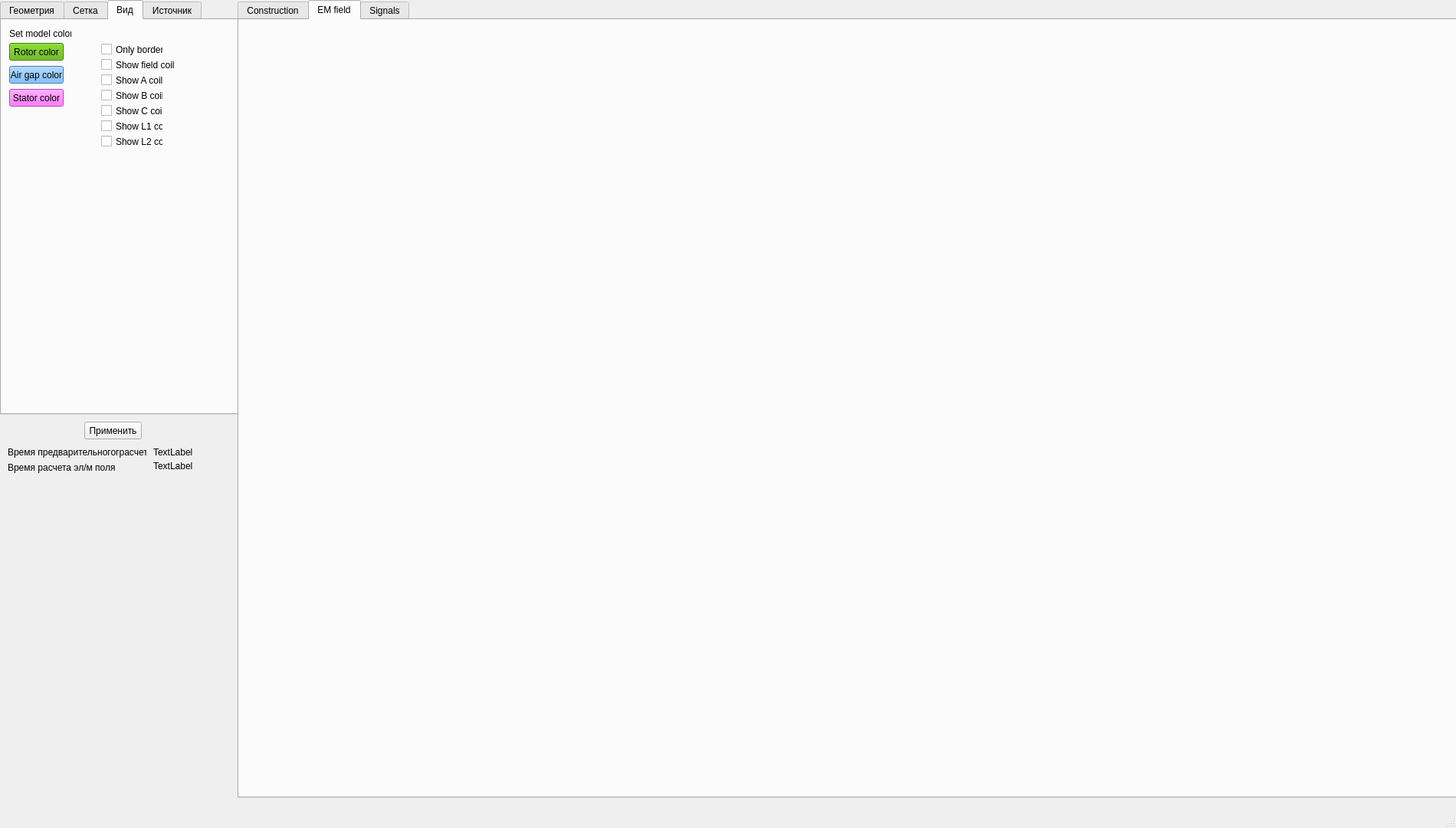
<?xml version="1.0" encoding="UTF-8"?>
<ui version="4.0">
 <class>MainWindow</class>
 <widget class="QMainWindow" name="MainWindow">
  <property name="geometry">
   <rect>
    <x>0</x>
    <y>0</y>
    <width>1900</width>
    <height>1080</height>
   </rect>
  </property>
  <property name="windowTitle">
   <string>MainWindow</string>
  </property>
  <widget class="QWidget" name="centralwidget">
   <widget class="QTabWidget" name="tabWidget">
    <property name="geometry">
     <rect>
      <x>0</x>
      <y>0</y>
      <width>311</width>
      <height>541</height>
     </rect>
    </property>
    <property name="currentIndex">
     <number>2</number>
    </property>
    <property name="tabBarAutoHide">
     <bool>true</bool>
    </property>
    <widget class="QWidget" name="tab_3">
     <attribute name="title">
      <string>Геометрия</string>
     </attribute>
     <widget class="QLabel" name="label_17">
      <property name="geometry">
       <rect>
        <x>30</x>
        <y>10</y>
        <width>31</width>
        <height>16</height>
       </rect>
      </property>
      <property name="text">
       <string>Stator</string>
      </property>
     </widget>
     <widget class="QLabel" name="label_19">
      <property name="geometry">
       <rect>
        <x>10</x>
        <y>30</y>
        <width>41</width>
        <height>16</height>
       </rect>
      </property>
      <property name="text">
       <string>Stator D</string>
      </property>
     </widget>
     <widget class="QDoubleSpinBox" name="SB_stator_d">
      <property name="geometry">
       <rect>
        <x>70</x>
        <y>30</y>
        <width>62</width>
        <height>22</height>
       </rect>
      </property>
      <property name="decimals">
       <number>4</number>
      </property>
      <property name="singleStep">
       <double>0.010000000000000</double>
      </property>
     </widget>
     <widget class="QLabel" name="label_32">
      <property name="geometry">
       <rect>
        <x>10</x>
        <y>430</y>
        <width>21</width>
        <height>20</height>
       </rect>
      </property>
      <property name="text">
       <string>L</string>
      </property>
     </widget>
     <widget class="QDoubleSpinBox" name="SB_stator_l">
      <property name="geometry">
       <rect>
        <x>70</x>
        <y>430</y>
        <width>62</width>
        <height>21</height>
       </rect>
      </property>
      <property name="decimals">
       <number>4</number>
      </property>
     </widget>
     <widget class="QDoubleSpinBox" name="SB_air_gap">
      <property name="enabled">
       <bool>true</bool>
      </property>
      <property name="geometry">
       <rect>
        <x>70</x>
        <y>450</y>
        <width>62</width>
        <height>21</height>
       </rect>
      </property>
      <property name="wrapping">
       <bool>false</bool>
      </property>
      <property name="readOnly">
       <bool>false</bool>
      </property>
      <property name="decimals">
       <number>4</number>
      </property>
     </widget>
     <widget class="QLabel" name="label_35">
      <property name="geometry">
       <rect>
        <x>140</x>
        <y>50</y>
        <width>61</width>
        <height>16</height>
       </rect>
      </property>
      <property name="text">
       <string>slot_angle</string>
      </property>
     </widget>
     <widget class="QLabel" name="label_34">
      <property name="geometry">
       <rect>
        <x>140</x>
        <y>30</y>
        <width>51</width>
        <height>16</height>
       </rect>
      </property>
      <property name="text">
       <string>pin_angle</string>
      </property>
     </widget>
     <widget class="QLabel" name="label_57">
      <property name="geometry">
       <rect>
        <x>10</x>
        <y>450</y>
        <width>41</width>
        <height>16</height>
       </rect>
      </property>
      <property name="text">
       <string>Air gap</string>
      </property>
     </widget>
     <widget class="QSpinBox" name="SB_stator_num_slot">
      <property name="geometry">
       <rect>
        <x>90</x>
        <y>52</y>
        <width>42</width>
        <height>20</height>
       </rect>
      </property>
      <property name="whatsThis">
       <string>&lt;html&gt;&lt;head/&gt;&lt;body&gt;&lt;p&gt;plot syle&lt;/p&gt;&lt;/body&gt;&lt;/html&gt;</string>
      </property>
     </widget>
     <widget class="QLabel" name="label_14">
      <property name="geometry">
       <rect>
        <x>10</x>
        <y>50</y>
        <width>51</width>
        <height>16</height>
       </rect>
      </property>
      <property name="text">
       <string>Num Slot</string>
      </property>
     </widget>
     <widget class="QDoubleSpinBox" name="SB_stator_slot_h">
      <property name="geometry">
       <rect>
        <x>70</x>
        <y>72</y>
        <width>62</width>
        <height>20</height>
       </rect>
      </property>
      <property name="decimals">
       <number>4</number>
      </property>
      <property name="singleStep">
       <double>0.010000000000000</double>
      </property>
     </widget>
     <widget class="QDoubleSpinBox" name="SB_stator_slot_b">
      <property name="geometry">
       <rect>
        <x>70</x>
        <y>92</y>
        <width>62</width>
        <height>20</height>
       </rect>
      </property>
      <property name="decimals">
       <number>4</number>
      </property>
      <property name="singleStep">
       <double>0.010000000000000</double>
      </property>
     </widget>
     <widget class="QDoubleSpinBox" name="SB_stator_slot_w">
      <property name="geometry">
       <rect>
        <x>70</x>
        <y>112</y>
        <width>62</width>
        <height>20</height>
       </rect>
      </property>
      <property name="decimals">
       <number>4</number>
      </property>
      <property name="singleStep">
       <double>0.010000000000000</double>
      </property>
     </widget>
     <widget class="QSpinBox" name="SB_stator_coil_layer">
      <property name="geometry">
       <rect>
        <x>90</x>
        <y>132</y>
        <width>42</width>
        <height>20</height>
       </rect>
      </property>
      <property name="whatsThis">
       <string>&lt;html&gt;&lt;head/&gt;&lt;body&gt;&lt;p&gt;plot syle&lt;/p&gt;&lt;/body&gt;&lt;/html&gt;</string>
      </property>
     </widget>
     <widget class="QSpinBox" name="SB_stator_slot_shift">
      <property name="geometry">
       <rect>
        <x>90</x>
        <y>152</y>
        <width>42</width>
        <height>20</height>
       </rect>
      </property>
      <property name="whatsThis">
       <string>&lt;html&gt;&lt;head/&gt;&lt;body&gt;&lt;p&gt;plot syle&lt;/p&gt;&lt;/body&gt;&lt;/html&gt;</string>
      </property>
     </widget>
     <widget class="QLabel" name="label_58">
      <property name="geometry">
       <rect>
        <x>10</x>
        <y>150</y>
        <width>51</width>
        <height>16</height>
       </rect>
      </property>
      <property name="text">
       <string>Slot shift</string>
      </property>
     </widget>
     <widget class="QLabel" name="label_15">
      <property name="geometry">
       <rect>
        <x>10</x>
        <y>70</y>
        <width>41</width>
        <height>16</height>
       </rect>
      </property>
      <property name="text">
       <string>Slot H</string>
      </property>
     </widget>
     <widget class="QLabel" name="label_16">
      <property name="geometry">
       <rect>
        <x>10</x>
        <y>90</y>
        <width>41</width>
        <height>16</height>
       </rect>
      </property>
      <property name="text">
       <string>Slot B</string>
      </property>
     </widget>
     <widget class="QLabel" name="label_18">
      <property name="geometry">
       <rect>
        <x>10</x>
        <y>110</y>
        <width>51</width>
        <height>16</height>
       </rect>
      </property>
      <property name="text">
       <string>Slot w</string>
      </property>
     </widget>
     <widget class="QLabel" name="label_20">
      <property name="geometry">
       <rect>
        <x>10</x>
        <y>130</y>
        <width>51</width>
        <height>16</height>
       </rect>
      </property>
      <property name="text">
       <string>Coil layer</string>
      </property>
     </widget>
     <widget class="Line" name="line">
      <property name="geometry">
       <rect>
        <x>10</x>
        <y>190</y>
        <width>261</width>
        <height>16</height>
       </rect>
      </property>
      <property name="lineWidth">
       <number>2</number>
      </property>
      <property name="orientation">
       <enum>Qt::Horizontal</enum>
      </property>
     </widget>
     <widget class="QLabel" name="label_25">
      <property name="geometry">
       <rect>
        <x>20</x>
        <y>200</y>
        <width>31</width>
        <height>16</height>
       </rect>
      </property>
      <property name="text">
       <string>Rotor</string>
      </property>
     </widget>
     <widget class="QDoubleSpinBox" name="SB_rotor_d">
      <property name="geometry">
       <rect>
        <x>70</x>
        <y>220</y>
        <width>62</width>
        <height>21</height>
       </rect>
      </property>
      <property name="decimals">
       <number>4</number>
      </property>
      <property name="singleStep">
       <double>0.010000000000000</double>
      </property>
     </widget>
     <widget class="QLabel" name="label_26">
      <property name="geometry">
       <rect>
        <x>10</x>
        <y>220</y>
        <width>41</width>
        <height>16</height>
       </rect>
      </property>
      <property name="text">
       <string>Rotor D</string>
      </property>
     </widget>
     <widget class="QLabel" name="label_22">
      <property name="geometry">
       <rect>
        <x>10</x>
        <y>240</y>
        <width>51</width>
        <height>16</height>
       </rect>
      </property>
      <property name="text">
       <string>Work Slot</string>
      </property>
     </widget>
     <widget class="QSpinBox" name="SB_rotor_num_slot">
      <property name="geometry">
       <rect>
        <x>90</x>
        <y>240</y>
        <width>42</width>
        <height>20</height>
       </rect>
      </property>
      <property name="whatsThis">
       <string>&lt;html&gt;&lt;head/&gt;&lt;body&gt;&lt;p&gt;plot syle&lt;/p&gt;&lt;/body&gt;&lt;/html&gt;</string>
      </property>
     </widget>
     <widget class="QDoubleSpinBox" name="SB_rotor_slot_h">
      <property name="geometry">
       <rect>
        <x>70</x>
        <y>280</y>
        <width>62</width>
        <height>20</height>
       </rect>
      </property>
      <property name="decimals">
       <number>4</number>
      </property>
      <property name="singleStep">
       <double>0.010000000000000</double>
      </property>
     </widget>
     <widget class="QDoubleSpinBox" name="SB_rotor_slot_b">
      <property name="geometry">
       <rect>
        <x>70</x>
        <y>300</y>
        <width>62</width>
        <height>20</height>
       </rect>
      </property>
      <property name="decimals">
       <number>4</number>
      </property>
      <property name="singleStep">
       <double>0.010000000000000</double>
      </property>
     </widget>
     <widget class="QDoubleSpinBox" name="SB_rotor_slot_w">
      <property name="geometry">
       <rect>
        <x>70</x>
        <y>320</y>
        <width>62</width>
        <height>21</height>
       </rect>
      </property>
      <property name="decimals">
       <number>4</number>
      </property>
      <property name="singleStep">
       <double>0.010000000000000</double>
      </property>
      <property name="value">
       <double>0.000000000000000</double>
      </property>
     </widget>
     <widget class="QSpinBox" name="SB_rotor_coil_layer">
      <property name="geometry">
       <rect>
        <x>90</x>
        <y>340</y>
        <width>42</width>
        <height>20</height>
       </rect>
      </property>
      <property name="whatsThis">
       <string>&lt;html&gt;&lt;head/&gt;&lt;body&gt;&lt;p&gt;plot syle&lt;/p&gt;&lt;/body&gt;&lt;/html&gt;</string>
      </property>
     </widget>
     <widget class="QLabel" name="label_27">
      <property name="geometry">
       <rect>
        <x>10</x>
        <y>280</y>
        <width>41</width>
        <height>16</height>
       </rect>
      </property>
      <property name="text">
       <string>Slot H</string>
      </property>
     </widget>
     <widget class="QLabel" name="label_24">
      <property name="geometry">
       <rect>
        <x>10</x>
        <y>300</y>
        <width>41</width>
        <height>16</height>
       </rect>
      </property>
      <property name="text">
       <string>Slot B</string>
      </property>
     </widget>
     <widget class="QLabel" name="label_23">
      <property name="geometry">
       <rect>
        <x>10</x>
        <y>320</y>
        <width>51</width>
        <height>16</height>
       </rect>
      </property>
      <property name="text">
       <string>Slot w</string>
      </property>
     </widget>
     <widget class="QLabel" name="label_21">
      <property name="geometry">
       <rect>
        <x>10</x>
        <y>340</y>
        <width>51</width>
        <height>16</height>
       </rect>
      </property>
      <property name="text">
       <string>Coil layer</string>
      </property>
     </widget>
     <widget class="QSpinBox" name="SB_rotor_total_num_slot">
      <property name="geometry">
       <rect>
        <x>90</x>
        <y>260</y>
        <width>42</width>
        <height>21</height>
       </rect>
      </property>
      <property name="whatsThis">
       <string>&lt;html&gt;&lt;head/&gt;&lt;body&gt;&lt;p&gt;plot syle&lt;/p&gt;&lt;/body&gt;&lt;/html&gt;</string>
      </property>
     </widget>
     <widget class="QLabel" name="label_28">
      <property name="geometry">
       <rect>
        <x>10</x>
        <y>260</y>
        <width>51</width>
        <height>16</height>
       </rect>
      </property>
      <property name="text">
       <string>Total Slot</string>
      </property>
     </widget>
     <widget class="QLabel" name="label_56">
      <property name="geometry">
       <rect>
        <x>140</x>
        <y>220</y>
        <width>51</width>
        <height>16</height>
       </rect>
      </property>
      <property name="text">
       <string>pin_angle</string>
      </property>
     </widget>
     <widget class="QLabel" name="label_54">
      <property name="geometry">
       <rect>
        <x>140</x>
        <y>240</y>
        <width>61</width>
        <height>16</height>
       </rect>
      </property>
      <property name="text">
       <string>slot_angle</string>
      </property>
     </widget>
     <widget class="QSpinBox" name="SB_N_poles">
      <property name="geometry">
       <rect>
        <x>90</x>
        <y>360</y>
        <width>42</width>
        <height>20</height>
       </rect>
      </property>
      <property name="whatsThis">
       <string>&lt;html&gt;&lt;head/&gt;&lt;body&gt;&lt;p&gt;plot syle&lt;/p&gt;&lt;/body&gt;&lt;/html&gt;</string>
      </property>
     </widget>
     <widget class="QLabel" name="label_59">
      <property name="geometry">
       <rect>
        <x>10</x>
        <y>360</y>
        <width>51</width>
        <height>16</height>
       </rect>
      </property>
      <property name="text">
       <string>N poles</string>
      </property>
     </widget>
     <widget class="QLabel" name="label_76">
      <property name="geometry">
       <rect>
        <x>20</x>
        <y>410</y>
        <width>41</width>
        <height>16</height>
       </rect>
      </property>
      <property name="text">
       <string>General</string>
      </property>
     </widget>
     <widget class="Line" name="line_2">
      <property name="geometry">
       <rect>
        <x>10</x>
        <y>400</y>
        <width>261</width>
        <height>16</height>
       </rect>
      </property>
      <property name="lineWidth">
       <number>2</number>
      </property>
      <property name="orientation">
       <enum>Qt::Horizontal</enum>
      </property>
     </widget>
     <widget class="QLabel" name="stator_pin_angle">
      <property name="geometry">
       <rect>
        <x>210</x>
        <y>30</y>
        <width>47</width>
        <height>14</height>
       </rect>
      </property>
      <property name="text">
       <string>TextLabel</string>
      </property>
     </widget>
     <widget class="QLabel" name="stator_slot_angle">
      <property name="geometry">
       <rect>
        <x>210</x>
        <y>50</y>
        <width>47</width>
        <height>14</height>
       </rect>
      </property>
      <property name="text">
       <string>TextLabel</string>
      </property>
     </widget>
     <widget class="QLabel" name="rotor_slot_angle">
      <property name="geometry">
       <rect>
        <x>220</x>
        <y>240</y>
        <width>47</width>
        <height>14</height>
       </rect>
      </property>
      <property name="text">
       <string>TextLabel</string>
      </property>
     </widget>
     <widget class="QLabel" name="rotor_pin_angle">
      <property name="geometry">
       <rect>
        <x>220</x>
        <y>220</y>
        <width>47</width>
        <height>14</height>
       </rect>
      </property>
      <property name="text">
       <string>TextLabel</string>
      </property>
     </widget>
     <widget class="QDoubleSpinBox" name="SB_a0">
      <property name="enabled">
       <bool>true</bool>
      </property>
      <property name="geometry">
       <rect>
        <x>70</x>
        <y>470</y>
        <width>62</width>
        <height>21</height>
       </rect>
      </property>
      <property name="wrapping">
       <bool>false</bool>
      </property>
      <property name="readOnly">
       <bool>false</bool>
      </property>
      <property name="decimals">
       <number>4</number>
      </property>
      <property name="maximum">
       <double>360.000000000000000</double>
      </property>
     </widget>
     <widget class="QLabel" name="label_60">
      <property name="geometry">
       <rect>
        <x>10</x>
        <y>470</y>
        <width>41</width>
        <height>16</height>
       </rect>
      </property>
      <property name="text">
       <string>a0</string>
      </property>
     </widget>
    </widget>
    <widget class="QWidget" name="tab">
     <attribute name="title">
      <string>Сетка</string>
     </attribute>
     <widget class="QLabel" name="label_39">
      <property name="geometry">
       <rect>
        <x>10</x>
        <y>30</y>
        <width>61</width>
        <height>20</height>
       </rect>
      </property>
      <property name="text">
       <string>Rotor wedgel</string>
      </property>
     </widget>
     <widget class="QLabel" name="label_40">
      <property name="geometry">
       <rect>
        <x>10</x>
        <y>50</y>
        <width>81</width>
        <height>20</height>
       </rect>
      </property>
      <property name="text">
       <string>Rotor armatue</string>
      </property>
     </widget>
     <widget class="QLabel" name="label_42">
      <property name="geometry">
       <rect>
        <x>10</x>
        <y>70</y>
        <width>71</width>
        <height>20</height>
       </rect>
      </property>
      <property name="text">
       <string>Rotor body</string>
      </property>
     </widget>
     <widget class="QLabel" name="label_43">
      <property name="geometry">
       <rect>
        <x>10</x>
        <y>110</y>
        <width>71</width>
        <height>20</height>
       </rect>
      </property>
      <property name="text">
       <string>Stator wedge</string>
      </property>
     </widget>
     <widget class="QLabel" name="label_44">
      <property name="geometry">
       <rect>
        <x>10</x>
        <y>130</y>
        <width>81</width>
        <height>20</height>
       </rect>
      </property>
      <property name="text">
       <string>Stator armatue</string>
      </property>
     </widget>
     <widget class="QLabel" name="label_45">
      <property name="geometry">
       <rect>
        <x>10</x>
        <y>150</y>
        <width>71</width>
        <height>20</height>
       </rect>
      </property>
      <property name="text">
       <string>Stator body</string>
      </property>
     </widget>
     <widget class="QLabel" name="label_41">
      <property name="geometry">
       <rect>
        <x>10</x>
        <y>10</y>
        <width>51</width>
        <height>20</height>
       </rect>
      </property>
      <property name="text">
       <string>Num level</string>
      </property>
     </widget>
     <widget class="QSpinBox" name="SB_rotor_wedge_level">
      <property name="geometry">
       <rect>
        <x>100</x>
        <y>30</y>
        <width>42</width>
        <height>22</height>
       </rect>
      </property>
      <property name="whatsThis">
       <string>&lt;html&gt;&lt;head/&gt;&lt;body&gt;&lt;p&gt;plot syle&lt;/p&gt;&lt;/body&gt;&lt;/html&gt;</string>
      </property>
     </widget>
     <widget class="QSpinBox" name="SB_rotor_arm_level">
      <property name="geometry">
       <rect>
        <x>100</x>
        <y>50</y>
        <width>42</width>
        <height>22</height>
       </rect>
      </property>
      <property name="whatsThis">
       <string>&lt;html&gt;&lt;head/&gt;&lt;body&gt;&lt;p&gt;plot syle&lt;/p&gt;&lt;/body&gt;&lt;/html&gt;</string>
      </property>
     </widget>
     <widget class="QSpinBox" name="SB_rotor_body_level">
      <property name="geometry">
       <rect>
        <x>100</x>
        <y>70</y>
        <width>42</width>
        <height>22</height>
       </rect>
      </property>
      <property name="whatsThis">
       <string>&lt;html&gt;&lt;head/&gt;&lt;body&gt;&lt;p&gt;plot syle&lt;/p&gt;&lt;/body&gt;&lt;/html&gt;</string>
      </property>
     </widget>
     <widget class="QSpinBox" name="SB_stator_wedge_level">
      <property name="geometry">
       <rect>
        <x>100</x>
        <y>110</y>
        <width>42</width>
        <height>22</height>
       </rect>
      </property>
      <property name="whatsThis">
       <string>&lt;html&gt;&lt;head/&gt;&lt;body&gt;&lt;p&gt;plot syle&lt;/p&gt;&lt;/body&gt;&lt;/html&gt;</string>
      </property>
     </widget>
     <widget class="QSpinBox" name="SB_stator_arm_level">
      <property name="geometry">
       <rect>
        <x>100</x>
        <y>130</y>
        <width>42</width>
        <height>21</height>
       </rect>
      </property>
      <property name="whatsThis">
       <string>&lt;html&gt;&lt;head/&gt;&lt;body&gt;&lt;p&gt;plot syle&lt;/p&gt;&lt;/body&gt;&lt;/html&gt;</string>
      </property>
     </widget>
     <widget class="QSpinBox" name="SB_stator_body_level">
      <property name="geometry">
       <rect>
        <x>100</x>
        <y>150</y>
        <width>42</width>
        <height>21</height>
       </rect>
      </property>
      <property name="whatsThis">
       <string>&lt;html&gt;&lt;head/&gt;&lt;body&gt;&lt;p&gt;plot syle&lt;/p&gt;&lt;/body&gt;&lt;/html&gt;</string>
      </property>
     </widget>
     <widget class="QLabel" name="label_46">
      <property name="geometry">
       <rect>
        <x>10</x>
        <y>170</y>
        <width>71</width>
        <height>20</height>
       </rect>
      </property>
      <property name="text">
       <string>Stator air</string>
      </property>
     </widget>
     <widget class="QSpinBox" name="SB_stator_air_level">
      <property name="geometry">
       <rect>
        <x>100</x>
        <y>170</y>
        <width>42</width>
        <height>21</height>
       </rect>
      </property>
      <property name="whatsThis">
       <string>&lt;html&gt;&lt;head/&gt;&lt;body&gt;&lt;p&gt;plot syle&lt;/p&gt;&lt;/body&gt;&lt;/html&gt;</string>
      </property>
     </widget>
     <widget class="QSpinBox" name="SB_grid_mark_size">
      <property name="geometry">
       <rect>
        <x>100</x>
        <y>210</y>
        <width>42</width>
        <height>21</height>
       </rect>
      </property>
      <property name="whatsThis">
       <string>&lt;html&gt;&lt;head/&gt;&lt;body&gt;&lt;p&gt;plot syle&lt;/p&gt;&lt;/body&gt;&lt;/html&gt;</string>
      </property>
     </widget>
     <widget class="QLabel" name="label_47">
      <property name="geometry">
       <rect>
        <x>10</x>
        <y>210</y>
        <width>91</width>
        <height>20</height>
       </rect>
      </property>
      <property name="text">
       <string>Grid_mark_size</string>
      </property>
     </widget>
    </widget>
    <widget class="QWidget" name="tab_2">
     <attribute name="title">
      <string>Вид</string>
     </attribute>
     <widget class="QLabel" name="label_36">
      <property name="geometry">
       <rect>
        <x>10</x>
        <y>10</y>
        <width>81</width>
        <height>16</height>
       </rect>
      </property>
      <property name="text">
       <string>Set model colors</string>
      </property>
     </widget>
     <widget class="QPushButton" name="PB_rotor_color">
      <property name="geometry">
       <rect>
        <x>10</x>
        <y>30</y>
        <width>71</width>
        <height>23</height>
       </rect>
      </property>
      <property name="layoutDirection">
       <enum>Qt::LeftToRight</enum>
      </property>
      <property name="autoFillBackground">
       <bool>false</bool>
      </property>
      <property name="styleSheet">
       <string notr="true">background-color: rgb(85, 170, 0);</string>
      </property>
      <property name="text">
       <string>Rotor color</string>
      </property>
      <property name="autoDefault">
       <bool>false</bool>
      </property>
     </widget>
     <widget class="QPushButton" name="PB_air_gap_color">
      <property name="geometry">
       <rect>
        <x>10</x>
        <y>60</y>
        <width>71</width>
        <height>23</height>
       </rect>
      </property>
      <property name="autoFillBackground">
       <bool>false</bool>
      </property>
      <property name="styleSheet">
       <string notr="true">background-color: rgb(85, 170, 255);</string>
      </property>
      <property name="text">
       <string>Air gap color</string>
      </property>
     </widget>
     <widget class="QPushButton" name="PB_stator_color">
      <property name="geometry">
       <rect>
        <x>10</x>
        <y>90</y>
        <width>71</width>
        <height>23</height>
       </rect>
      </property>
      <property name="autoFillBackground">
       <bool>false</bool>
      </property>
      <property name="styleSheet">
       <string notr="true">background-color: rgb(255, 85, 255);</string>
      </property>
      <property name="text">
       <string>Stator color</string>
      </property>
     </widget>
     <widget class="QCheckBox" name="only_borders_checkBox">
      <property name="geometry">
       <rect>
        <x>130</x>
        <y>30</y>
        <width>81</width>
        <height>17</height>
       </rect>
      </property>
      <property name="text">
       <string>Only borders</string>
      </property>
     </widget>
     <widget class="QCheckBox" name="show_field_coil_checkBox">
      <property name="geometry">
       <rect>
        <x>130</x>
        <y>50</y>
        <width>101</width>
        <height>17</height>
       </rect>
      </property>
      <property name="text">
       <string>Show field coil</string>
      </property>
     </widget>
     <widget class="QCheckBox" name="show_A_coil_checkBox">
      <property name="geometry">
       <rect>
        <x>130</x>
        <y>70</y>
        <width>81</width>
        <height>17</height>
       </rect>
      </property>
      <property name="text">
       <string>Show A coil</string>
      </property>
     </widget>
     <widget class="QCheckBox" name="show_B_coil_checkBox">
      <property name="geometry">
       <rect>
        <x>130</x>
        <y>90</y>
        <width>81</width>
        <height>17</height>
       </rect>
      </property>
      <property name="text">
       <string>Show B coil</string>
      </property>
     </widget>
     <widget class="QCheckBox" name="show_C_coil_checkBox">
      <property name="geometry">
       <rect>
        <x>130</x>
        <y>110</y>
        <width>81</width>
        <height>17</height>
       </rect>
      </property>
      <property name="text">
       <string>Show C coil</string>
      </property>
     </widget>
     <widget class="QCheckBox" name="show_L1_coil_checkBox">
      <property name="geometry">
       <rect>
        <x>130</x>
        <y>130</y>
        <width>81</width>
        <height>17</height>
       </rect>
      </property>
      <property name="text">
       <string>Show L1 coil</string>
      </property>
     </widget>
     <widget class="QCheckBox" name="show_L2_coil_checkBox">
      <property name="geometry">
       <rect>
        <x>130</x>
        <y>150</y>
        <width>81</width>
        <height>17</height>
       </rect>
      </property>
      <property name="text">
       <string>Show L2 coil</string>
      </property>
     </widget>
    </widget>
    <widget class="QWidget" name="tab_4">
     <attribute name="title">
      <string>Источник</string>
     </attribute>
     <widget class="QDoubleSpinBox" name="SB_Nsh">
      <property name="geometry">
       <rect>
        <x>70</x>
        <y>20</y>
        <width>71</width>
        <height>22</height>
       </rect>
      </property>
      <property name="decimals">
       <number>4</number>
      </property>
      <property name="maximum">
       <double>10000000.000000000000000</double>
      </property>
      <property name="singleStep">
       <double>0.010000000000000</double>
      </property>
     </widget>
     <widget class="QLabel" name="label_29">
      <property name="geometry">
       <rect>
        <x>10</x>
        <y>20</y>
        <width>41</width>
        <height>16</height>
       </rect>
      </property>
      <property name="text">
       <string>Nsh</string>
      </property>
     </widget>
     <widget class="QDoubleSpinBox" name="SB_t_sh">
      <property name="geometry">
       <rect>
        <x>70</x>
        <y>40</y>
        <width>71</width>
        <height>22</height>
       </rect>
      </property>
      <property name="decimals">
       <number>4</number>
      </property>
      <property name="singleStep">
       <double>0.010000000000000</double>
      </property>
     </widget>
     <widget class="QDoubleSpinBox" name="SB_Imax_sin">
      <property name="geometry">
       <rect>
        <x>70</x>
        <y>70</y>
        <width>71</width>
        <height>22</height>
       </rect>
      </property>
      <property name="decimals">
       <number>4</number>
      </property>
      <property name="maximum">
       <double>10000000.000000000000000</double>
      </property>
      <property name="singleStep">
       <double>0.010000000000000</double>
      </property>
     </widget>
     <widget class="QDoubleSpinBox" name="SB_f">
      <property name="geometry">
       <rect>
        <x>70</x>
        <y>90</y>
        <width>71</width>
        <height>22</height>
       </rect>
      </property>
      <property name="decimals">
       <number>4</number>
      </property>
      <property name="singleStep">
       <double>0.010000000000000</double>
      </property>
     </widget>
     <widget class="QDoubleSpinBox" name="SB_Psi_0">
      <property name="geometry">
       <rect>
        <x>70</x>
        <y>110</y>
        <width>71</width>
        <height>22</height>
       </rect>
      </property>
      <property name="decimals">
       <number>4</number>
      </property>
      <property name="maximum">
       <double>360.000000000000000</double>
      </property>
      <property name="singleStep">
       <double>0.010000000000000</double>
      </property>
     </widget>
     <widget class="QLabel" name="label_30">
      <property name="geometry">
       <rect>
        <x>10</x>
        <y>40</y>
        <width>41</width>
        <height>16</height>
       </rect>
      </property>
      <property name="text">
       <string>t_sh</string>
      </property>
     </widget>
     <widget class="QLabel" name="label_31">
      <property name="geometry">
       <rect>
        <x>10</x>
        <y>70</y>
        <width>51</width>
        <height>16</height>
       </rect>
      </property>
      <property name="text">
       <string>Imax_sin</string>
      </property>
     </widget>
     <widget class="QLabel" name="label_33">
      <property name="geometry">
       <rect>
        <x>10</x>
        <y>90</y>
        <width>41</width>
        <height>16</height>
       </rect>
      </property>
      <property name="text">
       <string>f</string>
      </property>
     </widget>
     <widget class="QLabel" name="label_37">
      <property name="geometry">
       <rect>
        <x>10</x>
        <y>110</y>
        <width>41</width>
        <height>16</height>
       </rect>
      </property>
      <property name="text">
       <string>Psi_0</string>
      </property>
     </widget>
     <widget class="QPushButton" name="PB_source_new">
      <property name="geometry">
       <rect>
        <x>110</x>
        <y>470</y>
        <width>75</width>
        <height>23</height>
       </rect>
      </property>
      <property name="text">
       <string>Обновить</string>
      </property>
     </widget>
    </widget>
   </widget>
   <widget class="QTabWidget" name="tabWidget_2">
    <property name="geometry">
     <rect>
      <x>310</x>
      <y>0</y>
      <width>1600</width>
      <height>1041</height>
     </rect>
    </property>
    <property name="currentIndex">
     <number>1</number>
    </property>
    <widget class="QWidget" name="tab_6">
     <attribute name="title">
      <string>Construction</string>
     </attribute>
     <widget class="QCustomPlot" name="CP_Construct" native="true">
      <property name="geometry">
       <rect>
        <x>0</x>
        <y>0</y>
        <width>1600</width>
        <height>1011</height>
       </rect>
      </property>
      <property name="sizePolicy">
       <sizepolicy hsizetype="Preferred" vsizetype="MinimumExpanding">
        <horstretch>0</horstretch>
        <verstretch>0</verstretch>
       </sizepolicy>
      </property>
     </widget>
    </widget>
    <widget class="QWidget" name="tab_5">
     <attribute name="title">
      <string>EM field</string>
     </attribute>
     <widget class="QCustomPlot" name="CP_EM_Field" native="true">
      <property name="geometry">
       <rect>
        <x>0</x>
        <y>0</y>
        <width>1581</width>
        <height>1011</height>
       </rect>
      </property>
      <property name="sizePolicy">
       <sizepolicy hsizetype="Preferred" vsizetype="MinimumExpanding">
        <horstretch>0</horstretch>
        <verstretch>0</verstretch>
       </sizepolicy>
      </property>
     </widget>
    </widget>
    <widget class="QWidget" name="tab_7">
     <attribute name="title">
      <string>Signals</string>
     </attribute>
     <widget class="QCustomPlot" name="sign_gr_w" native="true">
      <property name="geometry">
       <rect>
        <x>10</x>
        <y>10</y>
        <width>851</width>
        <height>561</height>
       </rect>
      </property>
     </widget>
    </widget>
   </widget>
   <widget class="QPushButton" name="pushButton">
    <property name="geometry">
     <rect>
      <x>110</x>
      <y>550</y>
      <width>75</width>
      <height>23</height>
     </rect>
    </property>
    <property name="text">
     <string>Применить</string>
    </property>
   </widget>
   <widget class="QLabel" name="time_prepare">
    <property name="geometry">
     <rect>
      <x>200</x>
      <y>580</y>
      <width>101</width>
      <height>20</height>
     </rect>
    </property>
    <property name="text">
     <string>TextLabel</string>
    </property>
   </widget>
   <widget class="QLabel" name="label_55">
    <property name="geometry">
     <rect>
      <x>10</x>
      <y>580</y>
      <width>181</width>
      <height>20</height>
     </rect>
    </property>
    <property name="text">
     <string>Время предварительногограсчета</string>
    </property>
   </widget>
   <widget class="QLabel" name="label_61">
    <property name="geometry">
     <rect>
      <x>10</x>
      <y>600</y>
      <width>181</width>
      <height>20</height>
     </rect>
    </property>
    <property name="text">
     <string>Время расчета эл/м поля</string>
    </property>
   </widget>
   <widget class="QLabel" name="time_em">
    <property name="geometry">
     <rect>
      <x>200</x>
      <y>600</y>
      <width>101</width>
      <height>16</height>
     </rect>
    </property>
    <property name="text">
     <string>TextLabel</string>
    </property>
   </widget>
  </widget>
  <widget class="QMenuBar" name="menubar">
   <property name="geometry">
    <rect>
     <x>0</x>
     <y>0</y>
     <width>1900</width>
     <height>22</height>
    </rect>
   </property>
  </widget>
  <widget class="QStatusBar" name="statusbar"/>
 </widget>
 <customwidgets>
  <customwidget>
   <class>QCustomPlot</class>
   <extends>QWidget</extends>
   <header>qPlot/qcustomplot.h</header>
   <container>1</container>
  </customwidget>
 </customwidgets>
 <resources/>
 <connections/>
</ui>
